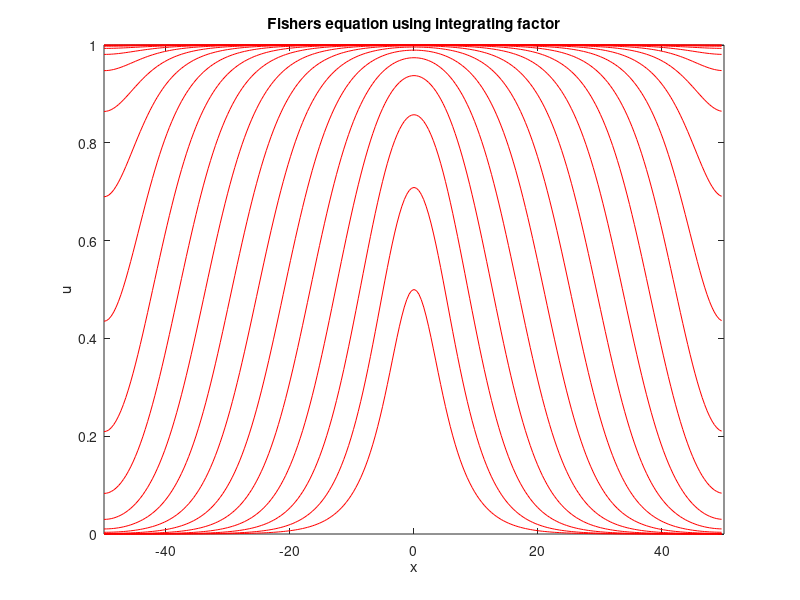
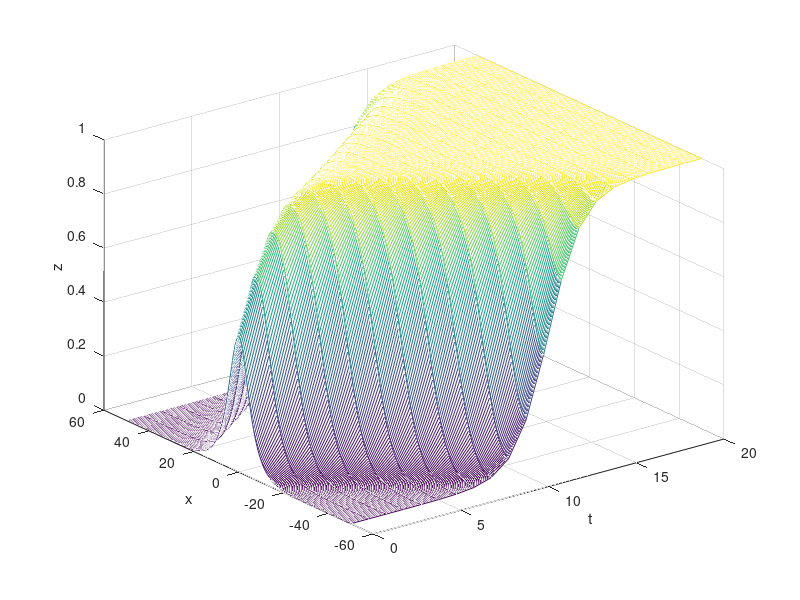

Write the MATLAB code that produced these figures, in order.
function fisher1D_RK4(N,Nfinal,dt,ckeep,L,delta)
if nargin<6
    disp('Using default parameters');
    N=256;
    Nfinal=200;
    dt=0.1;
    ckeep=10;
    L=50;
    delta=0.25;
end

x=(2*L/N)*(-N/2:N/2-1)';
u=initial(x,delta);
uhat=fft(u);
ukeep=zeros(N,1+Nfinal/ckeep);
ukeep(:,1)=u;
tkeep=dt*[0:ckeep:Nfinal];

ksq=((pi/L)*[0:N/2 -N/2+1:-1]').^2;
%-----------------Runge-Kutta----------------------------------
E=exp(-dt*ksq/2); E2=E.^2;
for n = 1:Nfinal
    k1=dt*fft(rhside(u));
    u2=real(ifft(E.*(uhat+k1/2)));
    k2=dt*fft(rhside(u2));
    u3=real(ifft(E.*uhat+k2/2));
    k3=dt*fft(rhside(u3));
    u4=real(ifft(E2.*uhat+E.*k3));
    k4=dt*fft(rhside(u4));
    uhat=E2.*uhat+(E2.*k1+2*E.*(k2+k3)+k4)/6;
    u=real(ifft(uhat));
    if mod(n,ckeep)==0,
        ukeep(:,1+n/ckeep)=u;
    end
end
save('fisher1D_RK4.mat','tkeep','ukeep','N','L','x','dt')
%----------------------Figures---------------------------------
figure(1)
plot(x,ukeep,'r')
title('Fishers equation using integrating factor')
xlabel('x');ylabel('u');axis([-50 50 0 1])
figure(2)
mesh(tkeep,x,ukeep)
xlabel('t');ylabel('x');zlabel('z')
%--------------Initial Condition ---------------------------------
function u=initial(x,delta)
u=1./(2*cosh(delta*x));
%---------------Right Hand Side-----------------------------------
function rhs2=rhside(u)
rhs2=u.*(1-u);
